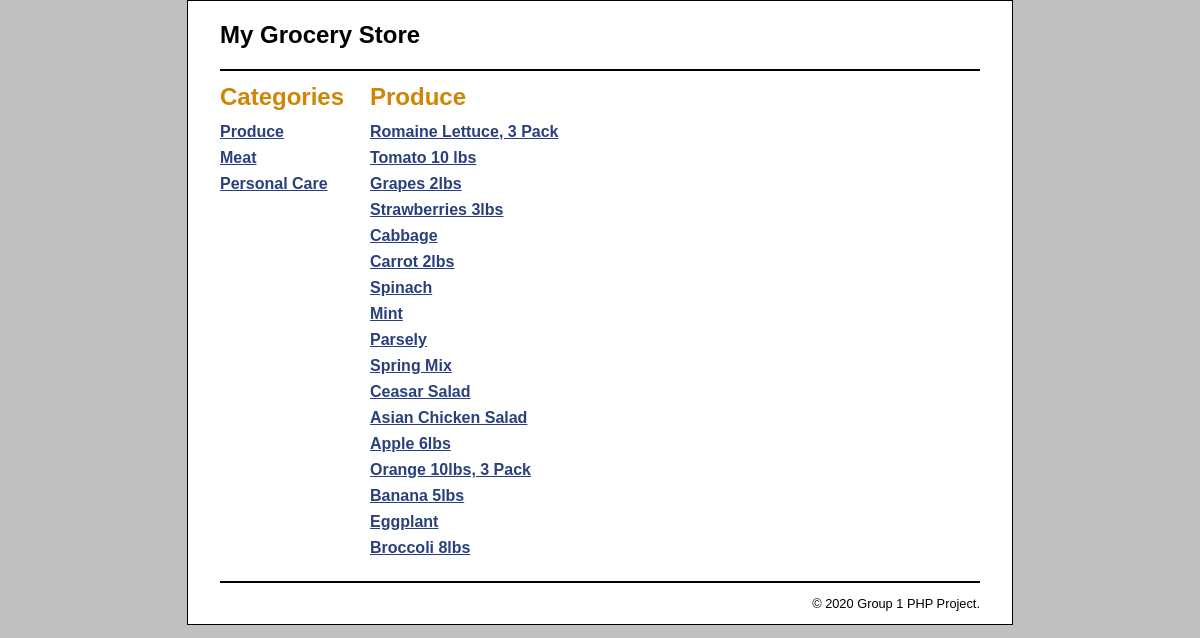
Screenshot of /product_catalog/index.php with the database file from the repository.
### tables this page shows
CREATE TABLE categories (
  categoryID       INT(11)        NOT NULL   AUTO_INCREMENT,
  categoryName     VARCHAR(255)   NOT NULL,
  PRIMARY KEY (categoryID)
);

CREATE TABLE products (
  productID        INT(11)        NOT NULL   AUTO_INCREMENT,
  categoryID       INT(11)        NOT NULL,
  productCode      VARCHAR(10)    NOT NULL,
  productName      VARCHAR(255)   NOT NULL,
  listPrice        DECIMAL(10,2)  NOT NULL,
  PRIMARY KEY (productID)
);

### model/category_db.php (called while the page is built, shortened)
<?php
function get_categories() {
    global $db;
    $query = 'SELECT * FROM categories
              ORDER BY categoryID';
    $statement = $db->prepare($query);
    $statement->execute();
    $categories = $statement->fetchAll();
    return $categories;
}
function get_category_name($category_id) {
    global $db;
    $query = 'SELECT * FROM categories
              WHERE categoryID = :category_id';
    $statement = $db->prepare($query);
    $statement->bindValue(':category_id', $category_id);
    $statement->execute();
    $category = $statement->fetch();
    $category_name = $category['categoryName'];
    return $category_name;
}
?>

### model/product_db.php (called while the page is built, shortened)
<?php
function get_products_by_category($category_id) {
    global $db;
    $query = 'SELECT * FROM products
              WHERE products.categoryID = :category_id
              ORDER BY productID';
    $statement = $db->prepare($query);
    $statement->bindValue(":category_id", $category_id);
    $statement->execute();
    $products = $statement->fetchAll();
    return $products;
}
?>

### product_catalog/product_list.php (the view)
<?php include '../view/header.php'; ?>
<main>
    <aside>
        <h1>Categories</h1>
        <nav>
        <ul>
            <?php foreach($categories as $category) : ?>
            <li>
                <a href="?category_id=<?php echo $category['categoryID']; ?>">
                    <?php echo $category['categoryName']; ?>
                </a>
            </li>
            <?php endforeach; ?>
        </ul>
        </nav>
    </aside>
    <section>
        <h1><?php echo $category_name; ?></h1>
        <nav>
        <ul>
            <?php foreach ($products as $product) : ?>
            <li>
                <a href="?action=view_product&amp;product_id=<?php
                          echo $product['productID']; ?>">
                    <?php echo $product['productName']; ?>
                </a>
            </li>
            <?php endforeach; ?>
        </ul>
        </nav>
    </section>
</main>
<?php include '../view/footer.php'; ?>

### product_catalog/index.php
<?php
require('../model/database.php');
require('../model/product_db.php');
require('../model/category_db.php');
$action = filter_input(INPUT_POST, 'action');
if ($action == NULL) {
    $action = filter_input(INPUT_GET, 'action');
    if ($action == NULL) {
        $action = 'list_products';
    }
}
if ($action == 'list_products') {
    $category_id = filter_input(INPUT_GET, 'category_id',
            FILTER_VALIDATE_INT);
    if ($category_id == NULL || $category_id == FALSE) {
        $category_id = 1;
    }
    $categories = get_categories();
    $category_name = get_category_name($category_id);
    $products = get_products_by_category($category_id);
    include('product_list.php');
} else if ($action == 'view_product') {
    $product_id = filter_input(INPUT_GET, 'product_id',
            FILTER_VALIDATE_INT);
    if ($product_id == NULL || $product_id == FALSE) {
        $error = 'Missing or incorrect product id.';
        include('../errors/error.php');
    } else {
        $categories = get_categories();
        $product = get_product($product_id);
        $code = $product['productCode'];
        $name = $product['productName'];
        $list_price = $product['listPrice'];
        $discount_percent = 30;
        $discount_amount = round($list_price * ($discount_percent/100.0), 2);
        $unit_price = $list_price - $discount_amount;
        $discount_amount_f = number_format($discount_amount, 2);
        $unit_price_f = number_format($unit_price, 2);
        $image_filename = '../images/' . $code . '.png';
        $image_alt = 'Image: ' . $code . '.png';
        include('product_view.php');
    }
}
?>

### view/header.php (shortened to what this page needs)
<!DOCTYPE html>
<html>
<head>
    <link rel="stylesheet" type="text/css"
          href="/cis4260/GroupProject/ch5GroupDB/main.css">
</head>
<body>
<header><h1>My Grocery Store</h1></header>

### view/footer.php
<footer>
    <p class="copyright">
        &copy; <?php echo date("Y"); ?> Group 1 PHP Project.
    </p>
</footer>
</body>
</html>

### main.css (style rules this page uses)
html { background-color: rgb(192, 192, 192); }
body { font-family: Arial, Helvetica, sans-serif; width: 760px; margin: 0 auto; padding: 0 2em; background-color: white; border: 1px solid black; }
header { border-bottom: 2px solid black; padding: .5em 0; }
header h1 { color: black; }
aside { float: left; width: 150px; }
section { float: left; width: 500px; }
footer { clear: both; border-top: 2px solid black; }
footer p { text-align: right; font-size: 80%; }
h1 { font-size: 150%; margin: .5em 0; }
h1, h2 { color: rgb(208, 133, 4); }
ul { list-style-type: none; margin: 0; padding-left: 0; padding-bottom: 1em; }
li { padding-bottom: 0.5em; }
a { color: rgb(41, 64, 124); font-weight: bold; }

### rows the page displays
categories: categoryName "Produce"
categories: categoryName "Meat"
categories: categoryName "Personal Care"
products: productName "Romaine Lettuce, 3 Pack"
products: productName "Tomato 10 lbs"
products: productName "Grapes 2lbs"
products: productName "Strawberries 3lbs"
products: productName "Cabbage"
products: productName "Carrot 2lbs"
products: productName "Spinach"
products: productName "Mint"
products: productName "Parsely"
products: productName "Spring Mix"
products: productName "Ceasar Salad"
products: productName "Asian Chicken Salad"
products: productName "Apple 6lbs"
products: productName "Orange 10lbs, 3 Pack"
products: productName "Banana 5lbs"
products: productName "Eggplant"
products: productName "Broccoli 8lbs"
